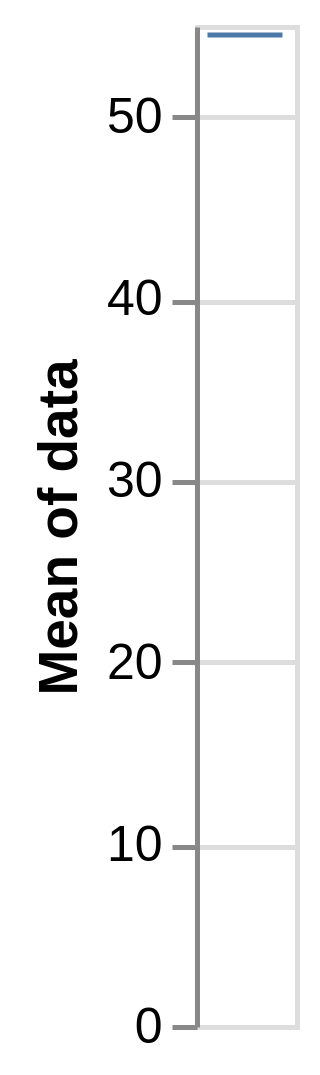

Vega-Lite specification stored for this chart:
### Vega specification from a JSON file in a GitHub repository (floating-point values rounded to 4 significant figures)
{"$schema": "https://vega.github.io/schema/vega/v5.json", "background": "white", "padding": 5, "width": 20, "height": 200, "style": "cell", "data": [{"name": "source_0", "values": [28, 55, 28, 91, 81, 55, 19, 81, 52]}, {"name": "data_0", "source": "source_0", "transform": [{"type": "aggregate", "groupby": [], "ops": ["mean"], "fields": ["data"], "as": ["mean_data"]}, {"type": "filter", "expr": "isValid(datum[\"mean_data\"]) && isFinite(+datum[\"mean_data\"])"}]}], "marks": [{"name": "marks", "type": "rect", "style": ["tick"], "from": {"data": "data_0"}, "encode": {"update": {"fill": {"value": "#4c78a8"}, "tooltip": {"signal": "format(datum[\"mean_data\"], \"\")"}, "ariaRoleDescription": {"value": "tick"}, "description": {"signal": "\"Mean of data: \" + (format(datum[\"mean_data\"], \"\"))"}, "xc": {"signal": "width", "mult": 0.5}, "width": {"signal": "0.75 * width"}, "yc": {"scale": "y", "field": "mean_data"}, "height": {"value": 1}}}}], "scales": [{"name": "y", "type": "linear", "domain": {"data": "data_0", "field": "mean_data"}, "range": [{"signal": "height"}, 0], "nice": true, "zero": true}], "axes": [{"scale": "y", "orient": "left", "grid": true, "tickCount": {"signal": "ceil(height/40)"}, "domain": false, "labels": false, "aria": false, "maxExtent": 0, "minExtent": 0, "ticks": false, "zindex": 0}, {"scale": "y", "orient": "left", "grid": false, "title": "Mean of data", "labelOverlap": true, "tickCount": {"signal": "ceil(height/40)"}, "zindex": 0}]}
